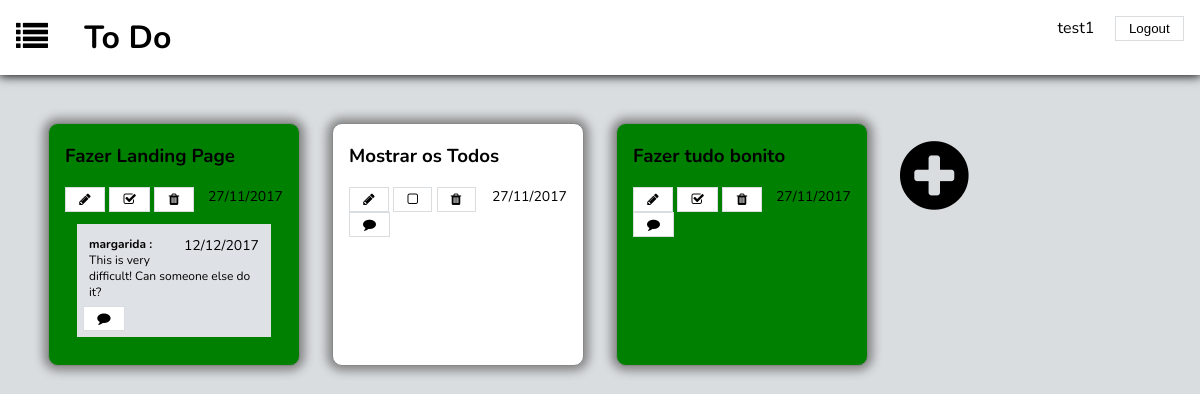
The app's page /list_page.php?list_id=1 (signed in) with its own data.
### tables this page shows
CREATE TABLE users (
	usr_id INTEGER PRIMARY KEY AUTOINCREMENT,
	usr_username VARCHAR UNIQUE,
	usr_name VARCHAR NOT NULL,
	usr_email VARCHAR NOT NULL,
	usr_image VARCHAR NOT NULL,
	usr_password VARCHAR NOT NULL
);

### list_page.php (called while the page is built, shortened)
<?php
	include_once('includes/init.php');
	include_once('database/list.php');
	$todos = getListTodos($_GET['list_id']);
	$comments = array();
	foreach ($todos as $todo) {
		$comments[$todo['todo_id']] = getTodoComments($todo['todo_id']);
	}
	include_once('templates/common/header_todos_list.php');
	include_once('templates/todos/show_todos.php');
	include_once('templates/common/footer.php');
?>

### database/list.php (called while the page is built, shortened)
<?php
	function getListTodos($list_id){
		global $dbh;
		$stmt = $dbh->prepare("SELECT todos.todo_id, todos.name, todos.limit_date, todos.done FROM todos, hasItems, lists
								WHERE lists.id = hasItems.list_id AND hasItems.todo_id = todos.todo_id AND lists.id = ?");
		$stmt->execute(array($list_id));
		return $stmt->fetchAll();
	}
	function getTodoComments($todo_id){
		global $dbh;
		$stmt = $dbh->prepare("SELECT users.usr_username, comments.date_written, comments.comment_text
								FROM comments, users WHERE todo_id = ? AND comments.usr_id = users.usr_id");
		$stmt->execute(array($todo_id));
		return $stmt->fetchAll();
	}
?>

### templates/todos/show_todos.php (the view, shortened to what this page needs)
<div id="todos_only">
	<?php foreach ($todos as $todo) { ?>
		<?php
		if($todo['done'] == 1)
			$check = 'check';
		else
			$check = 'not_check';
		?>
		<div id=<?= $todo['todo_id']?> class="todo_only <?= $check ?>">
			<h3><?= $todo['name']?></h3>
			<span><?= date_format(date_create($todo['limit_date']), "d/m/Y")?></span>
				<button name="Edit"><i class="fa fa-pencil" aria-hidden="true"></i></button>
			<?php if($todo['done'] == 1){?>
				<button name="Check"><i class="fa fa-check-square-o" aria-hidden="true"></i></button>
			<?php } else {?>
				<button name="Check"><i class="fa fa-square-o" aria-hidden="true"></i></button>
			<?php } ?>
				<button name="Remove"><i class="fa fa-1x fa-trash" aria-hidden="true"></i></button>
				<?php
					if(sizeof($comments[$todo['todo_id']]) > 0)
						$class = "comments";
					else
						$class = "no_comments";
				?>
				<div class=<?= $class ?>>
					<?php foreach($comments[$todo['todo_id']] as $comment){?>
						<div class="comment">
							<p><?=$comment['usr_username']?></p>
							<span><?=date_format(date_create($comment['date_written']), "d/m/Y")?></span>
							<p><?=$comment['comment_text']?></p>
						</div>
					<?php } ?>
					<button><i class="fa fa-comment" aria-hidden="true"></i></button>
				</div>
		</div>
	<?php } ?>
	<div id="ultimo">
		<a href="#"><i class="fa fa-plus-circle" aria-hidden="true"></i></a>
	</div>
</div>

### css/list_page.css (style rules this page uses)
body { background-color: #d9dde0; font-family: 'Nunito', sans-serif; margin: 0; }
a { text-decoration: none; color: black; }
button, input[type="Submit"] { padding: 0.3em 1em; background-color: white; border: 1px solid #d9dde0; color: black; }
#todos_only { margin: 2em; display: grid; grid-template-columns: 25% 25% 25% 25%; grid-template-rows: auto; }
#todos_only > * { display: inline-block; margin: 1em 1em; }
.todo_only { background-color: white; padding: 0 1em 1em 1em; margin: 0 auto; border: 1px solid #888888; border-radius: 10px; box-shadow: 0px 0px 10px 5px #888888; transition: transform 0.5s; }
.todo_only span { font-size: 14px; float: right; }
#ultimo a { font-size: 5em; max-width: 10em; }
.check { background-color: green; }
.not_check { background-color: white; }
.comments { background-color: #dee1e5; margin: 1em; padding: 0.5em; font-size: 12px; overflow-y: auto; max-height: 10em; }
.no_comments { background-color: white; display: inline-block; }
.no_comments button { font-size: 13px; }
.comment { margin: 0.5em; }
.comment p { margin: 0; }
.comment p:first-child { font-weight: bold; display: inline-block; }
.comment p:first-child:after { content: " :"; }

### records on screen
users: usr_username "margarida", date_written "12/12/2017", comment_text "This is very difficult! Can someone else do it?"

### other values on screen
$_SESSION['username'] "test1"
$todo['name'] "Fazer Landing Page"
date_format(date_create($todo['limit_date']), "d/m/Y") "27/11/2017"
$todo['name'] "Mostrar os Todos"
$todo['name'] "Fazer tudo bonito"
